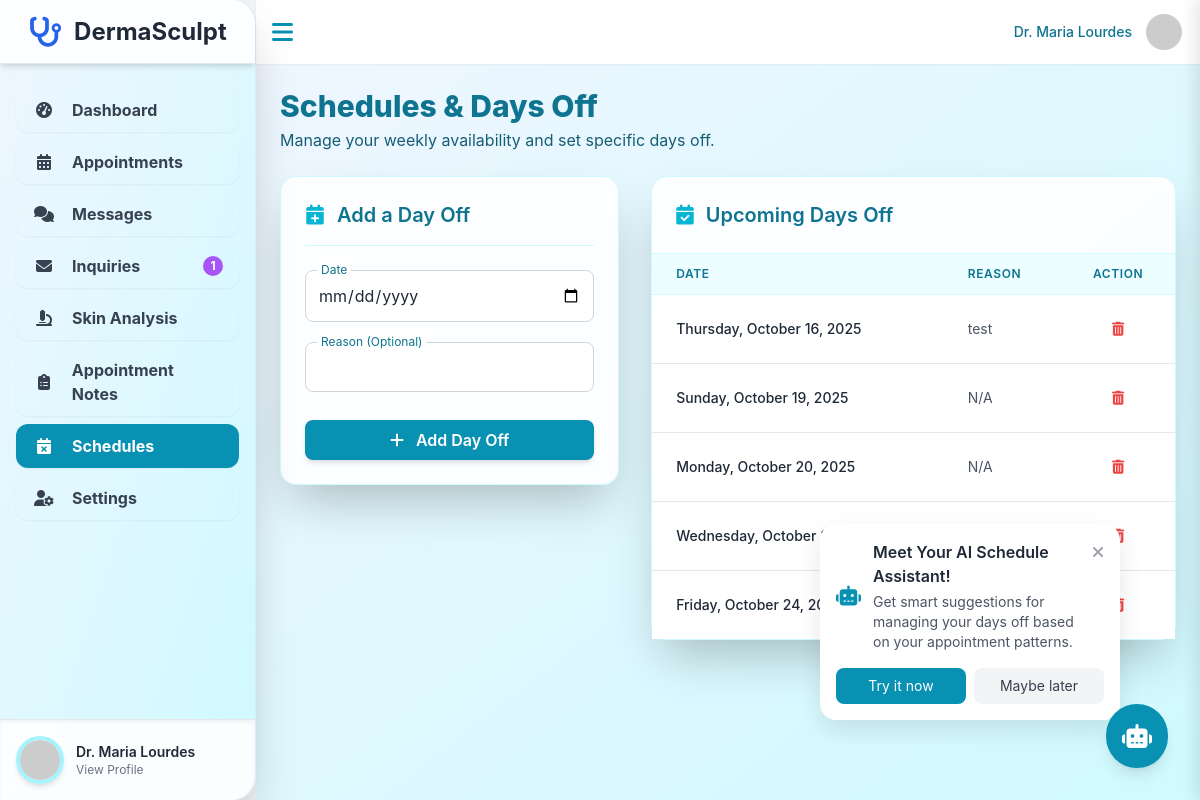
The app's page /pages/schedules.php (signed in) with its own data.
### tables this page shows
CREATE TABLE `dermatologist_day_off` (
  `day_off_id` int(11) NOT NULL,
  `dermatologist_id` int(11) NOT NULL,
  `off_date` date NOT NULL,
  `reason` varchar(255) DEFAULT NULL,
  `created_at` timestamp NOT NULL DEFAULT current_timestamp()
);

### pages/schedules.php (the view, shortened to what this page needs)
<?php
require_once '../config/connection.php';
$dermatologistId = $_SESSION['dermatologist_id'];
$stmt = $conn->prepare("SELECT day_off_id, off_date, reason FROM dermatologist_day_off WHERE dermatologist_id = ? AND off_date >= CURDATE() ORDER BY off_date ASC");
$stmt->bind_param("i", $dermatologistId);
$stmt->execute();
$daysOffResult = $stmt->get_result();
$daysOff = $daysOffResult->fetch_all(MYSQLI_ASSOC);
?>
<!DOCTYPE html>
<html lang="en">
<head>
    <script src="https://cdn.tailwindcss.com"></script>
    <link href="https://cdnjs.cloudflare.com/ajax/libs/font-awesome/6.4.0/css/all.min.css" rel="stylesheet">
</head>
<body class="bg-gray-100 text-gray-800">
    <?php include '../components/sidebar.php'; ?>
    <div class="main-content flex flex-col h-screen">
        <header class="bg-white shadow-sm flex items-center justify-between p-4 h-16 flex-shrink-0 z-30">
            <button id="sidebar-toggle" onclick="toggleSidebar()" class="text-cyan-600 hover:text-cyan-800"><i class="fas fa-bars fa-xl"></i></button>
            <div class="relative">
                <button onclick="toggleDropdown()" class="flex items-center space-x-3">
                    <span class="hidden sm:inline text-sm font-medium text-cyan-700">Dr. <?php echo $sidebar_firstName; ?></span>
                    <img class="h-10 w-10 rounded-full object-cover border-2 border-transparent hover:border-cyan-500" src="<?php echo $profilePicturePath; ?>" alt="User avatar">
                </button>
            </div>
        </header>
        <main class="flex-1 p-4 sm:p-6 bg-gradient-to-br from-blue-50 to-cyan-100 h-[calc(100vh-4rem)] overflow-y-auto">
            <div class="mb-6">
                <h2 class="text-3xl font-extrabold text-cyan-700">Schedules & Days Off</h2>
                <p class="text-cyan-800 mt-1">Manage your weekly availability and set specific days off.</p>
            </div>
            <div class="grid grid-cols-1 lg:grid-cols-5 gap-8">
                <div class="lg:col-span-2">
                    <div class="bg-white/90 p-6 rounded-2xl shadow-2xl border border-cyan-100">
                        <h3 class="text-xl font-semibold border-b border-cyan-100 pb-4 mb-6 flex items-center text-cyan-700">
                            <i class="fas fa-calendar-plus mr-3 text-cyan-500"></i>
                            Add a Day Off
                        </h3>
                        <form action="../auth/manage_schedule.php" method="POST" class="space-y-5">
                            <div class="relative">
                                <input type="date" id="off_date" name="off_date" min="<?php echo date('Y-m-d'); ?>" required
                                       class="peer w-full rounded-lg border border-gray-300 bg-white px-3 py-3 placeholder-transparent focus:border-cyan-500 focus:ring-2 focus:ring-cyan-500 outline-none">
                                <label for="off_date" class="pointer-events-none absolute -top-2 left-3 bg-white px-1 text-xs text-cyan-700">Date</label>
                            </div>
                            <div class="relative">
                                <input type="text" id="reason" name="reason" placeholder="e.g., Personal Holiday"
                                       class="peer w-full rounded-lg border border-gray-300 bg-white px-3 py-3 placeholder-transparent focus:border-cyan-500 focus:ring-2 focus:ring-cyan-500 outline-none">
                                <label for="reason" class="pointer-events-none absolute -top-2 left-3 bg-white px-1 text-xs text-cyan-700">Reason (Optional)</label>
                            </div>
                            <div class="pt-2">
                                <button type="submit" name="add_day_off" class="w-full bg-cyan-600 text-white py-2 px-6 rounded-lg hover:bg-cyan-700 focus:outline-none focus:ring-2 focus:ring-offset-2 focus:ring-cyan-500 font-semibold shadow-md transition-transform transform hover:scale-105">
                                    <i class="fas fa-plus mr-2"></i>
                                    Add Day Off
                                </button>
                            </div>
                        </form>
                    </div>
                </div>
                <div class="lg:col-span-3">
                    <div class="bg-white/90 rounded-2xl shadow-2xl border border-cyan-100">
                        <div class="p-6 border-b border-cyan-100">
                            <h3 class="text-xl font-semibold text-cyan-700 flex items-center">
                                <i class="fas fa-calendar-check mr-3 text-cyan-500"></i>
                                Upcoming Days Off
                            </h3>
                        </div>
                        <div class="overflow-x-auto">
                            <table class="min-w-full text-sm divide-y divide-cyan-100">
                                <thead class="bg-cyan-50">
                                    <tr>
                                        <th class="px-6 py-3 text-left text-xs font-semibold text-cyan-700 uppercase tracking-wider">Date</th>
                                        <th class="px-6 py-3 text-left text-xs font-semibold text-cyan-700 uppercase tracking-wider">Reason</th>
                                        <th class="px-6 py-3 text-center text-xs font-semibold text-cyan-700 uppercase tracking-wider">Action</th>
                                    </tr>
                                </thead>
                                <tbody id="days-off-tbody" class="bg-white divide-y divide-gray-200">
                                    <?php if (empty($daysOff)): ?>
                                        <tr>
                                            <td colspan="4" class="px-6 py-16 text-center">
                                                <div class="flex flex-col items-center">
                                                    <i class="fas fa-inbox fa-3x text-gray-300"></i>
                                                    <p class="mt-4 font-medium text-gray-600">No upcoming days off found.</p>
                                                    <p class="text-gray-400">Your schedule is clear!</p>
                                                </div>
                                            </td>
                                        </tr>
                                    <?php else: ?>
                                        <?php foreach ($daysOff as $day):
                                        ?>
                                            <tr class="hover:bg-gray-50">
                                                <td class="px-6 py-4 whitespace-nowrap font-medium text-gray-800">
                                                    <?php echo date("l, F j, Y", strtotime($day['off_date'])); ?>
                                                </td>
                                                <td class="px-6 py-4 whitespace-nowrap text-gray-600">
                                                    <?php echo htmlspecialchars($day['reason'] ?: 'N/A'); ?>
                                                </td>
                                                <td class="px-6 py-4 whitespace-nowrap text-center">
                                                    <form action="../auth/manage_schedule.php" method="POST" class="delete-form">
                                                        <button type="submit" name="delete_day_off" class="text-red-500 hover:text-red-700 transition-colors p-2 rounded-full hover:bg-red-100" title="Delete">
                                                            <i class="fas fa-trash-alt fa-fw"></i>
                                                        </button>
                                                    </form>
                                                </td>
                                            </tr>
                                        <?php endforeach; ?>
                                    <?php endif; ?>
                                </tbody>
                            </table>
                        </div>
                    </div>
                </div>
            </div>
            <button onclick="toggleAISidebar()" class="ai-trigger-btn bg-cyan-600 text-white p-4 rounded-full shadow-lg hover:bg-cyan-700 transition-all duration-300 group">
                <i class="fas fa-robot text-2xl group-hover:scale-110 transition-transform"></i>
            </button>
            <div id="aiTooltip" class="ai-tooltip hidden">
                <div class="flex items-start justify-between">
                    <div class="flex items-center gap-3">
                        <div class="text-cyan-600 text-xl">
                            <i class="fas fa-robot"></i>
                        </div>
                        <div>
                            <h4 class="font-semibold text-gray-800">Meet Your AI Schedule Assistant!</h4>
                            <p class="text-sm text-gray-600 mt-1">Get smart suggestions for managing your days off based on your appointment patterns.</p>
                        </div>
                    </div>
                    <button onclick="dismissTooltip()" class="text-gray-400 hover:text-gray-600">
                        <i class="fas fa-times"></i>
                    </button>
                </div>
                <div class="mt-4 flex gap-2">
                    <button onclick="tryAIAssistant()" class="flex-1 bg-cyan-600 text-white py-2 px-4 rounded-lg hover:bg-cyan-700 text-sm">Try it now</button>
                    <button onclick="dismissTooltip()" class="flex-1 bg-gray-100 text-gray-700 py-2 px-4 rounded-lg hover:bg-gray-200 text-sm">Maybe later</button>
                </div>
            </div>
        </main>
    </div>
</body>
</html>

### pages/schedules.php (style rules this page uses)
:root { --sidebar-width: 256px; --sidebar-width-collapsed: 80px; }
body { font-family: 'Inter', sans-serif; }
.main-content { transition: margin-left 0.3s ease-in-out; margin-left: var(--sidebar-width); width: calc(100% - var(--sidebar-width)); }
.ai-trigger-btn { position: fixed; right: 2rem; bottom: 2rem; z-index: 39; transition: right 0.3s ease-in-out; }
.ai-tooltip { position: fixed; right: 5rem; bottom: 5rem; padding: 1rem; background: white; border-radius: 1rem; box-shadow: 0 10px 25px rgba(0, 0, 0, 0.1); width: 300px; z-index: 38; animation: slideIn 0.5s ease-out; }

### records on screen
dermatologist_day_off: off_date "Thursday, October 16, 2025", reason "test"
dermatologist_day_off: off_date "Sunday, October 19, 2025", reason "N/A"
dermatologist_day_off: off_date "Monday, October 20, 2025", reason "N/A"
dermatologist_day_off: off_date "Wednesday, October 22, 2025"
dermatologist_day_off: off_date "Friday, October 24, 2025"

### other values on screen
$unreadInquiryCount "1"
$sidebar_firstName "Maria Lourdes"
